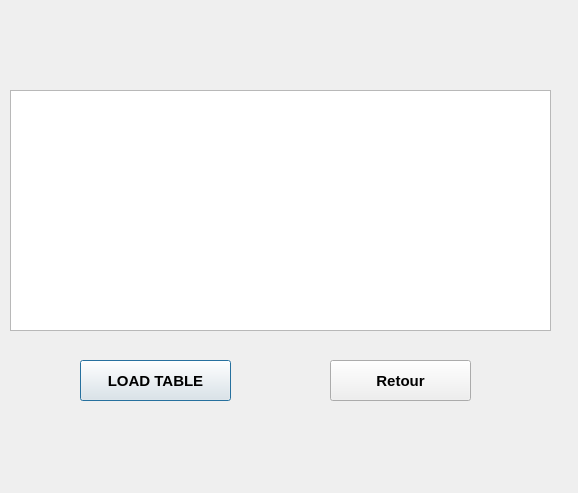
<?xml version="1.0" encoding="UTF-8"?>
<ui version="4.0">
 <class>etudiant3</class>
 <widget class="QDialog" name="etudiant3">
  <property name="geometry">
   <rect>
    <x>0</x>
    <y>0</y>
    <width>578</width>
    <height>493</height>
   </rect>
  </property>
  <property name="windowTitle">
   <string>Dialog</string>
  </property>
  <widget class="QPushButton" name="LOAD_table">
   <property name="geometry">
    <rect>
     <x>80</x>
     <y>360</y>
     <width>151</width>
     <height>41</height>
    </rect>
   </property>
   <property name="font">
    <font>
     <pointsize>11</pointsize>
     <weight>75</weight>
     <bold>true</bold>
    </font>
   </property>
   <property name="text">
    <string>LOAD TABLE</string>
   </property>
  </widget>
  <widget class="QTableView" name="tableView">
   <property name="geometry">
    <rect>
     <x>10</x>
     <y>90</y>
     <width>541</width>
     <height>241</height>
    </rect>
   </property>
  </widget>
  <widget class="QPushButton" name="pushButton">
   <property name="geometry">
    <rect>
     <x>330</x>
     <y>360</y>
     <width>141</width>
     <height>41</height>
    </rect>
   </property>
   <property name="font">
    <font>
     <pointsize>11</pointsize>
     <weight>75</weight>
     <bold>true</bold>
    </font>
   </property>
   <property name="text">
    <string>Retour</string>
   </property>
  </widget>
 </widget>
 <resources/>
 <connections/>
</ui>
